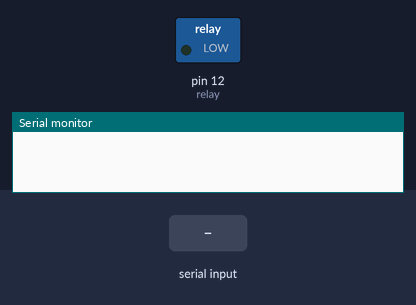
Bench run of a sketch on a simulated Arduino Uno, built with avr-gcc and run on an emulated ATmega328P. Parts: switched loads named in the sketch (green lamp = pin HIGH), the last lines printed to the serial monitor. The test bench sets the inputs (shaded band).

Above: at 1.2 s.
1.3 s: "T" received over Serial
At 1.4 s:
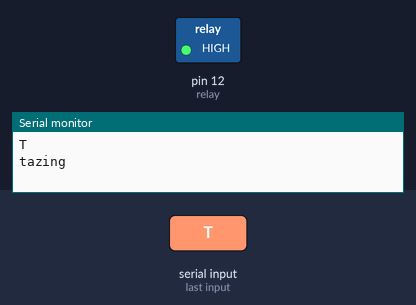
3.0 s: "1" received over Serial
Timing chart, 0 to 6.2 s (numbered marks = the images above; inputs shaded):
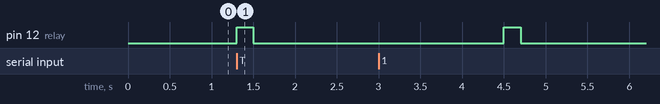

The sketch:

relayboard.ino
```cpp
int relay = 12;
void setup() {
  // put your setup code here, to run once:
  pinMode(relay, OUTPUT);
  Serial.begin(9600);
}

void loop() {
  if(Serial.available() > 0){
    char input = Serial.read();
    Serial.println(input);
    if(input == 'T'){
      Serial.println("tazing");
      taze();
    }
    input = '!';
  }
}

void taze(){
  digitalWrite(relay, HIGH);
  delay(200);
  digitalWrite(relay, LOW);
  delay(3000);
  digitalWrite(relay, HIGH);
  delay(200);
  digitalWrite(relay, LOW);
}
```

Measured:
- after the input at 1.3 s, pin 12 (relay): LOW → HIGH at once, → LOW 0.20 s later
